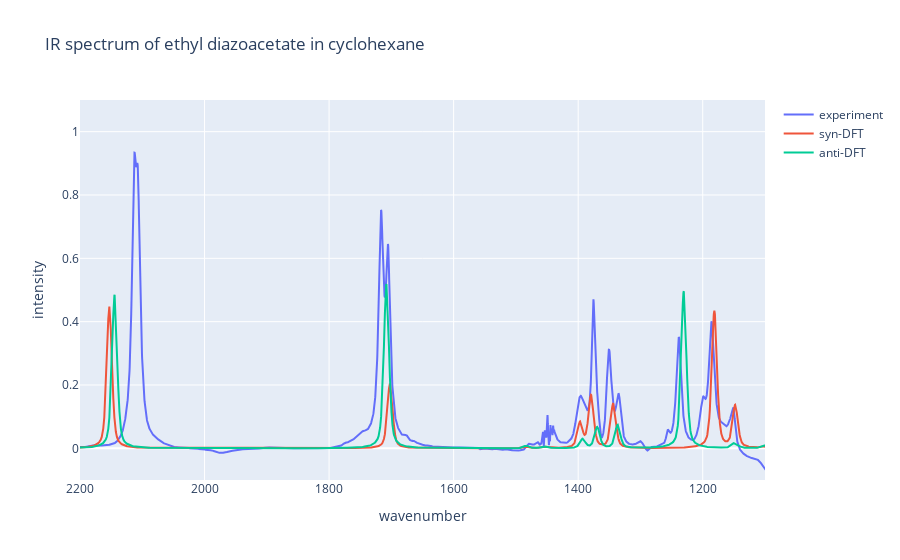

Here is the notebook cell this chart was saved with:
### Code cell
# first lets plot the data using plotly, which is offers fantastic interactivity.
import plotly.graph_objects as go

xscale = 1
yscale = 0.0015


fig = go.Figure()

# Adding the line plot for 'Ethyldiazoacetate'
fig.add_trace(go.Scatter(
    x=data['wavenumber'],
    y=data['intensity'],
    mode='lines',
    name='experiment',
))

# Adding the line plot for 'syn-DFT'
fig.add_trace(go.Scatter(
    x=syn['wavenumber'] * xscale,
    y=syn['intensity'] * yscale,
    mode='lines',
    name='syn-DFT',
))

# Adding the line plot for 'anti-DFT'
fig.add_trace(go.Scatter(
    x=anti['wavenumber'] * xscale,
    y=anti['intensity'] * yscale,
    mode='lines',
    name='anti-DFT',
))

# Updating the layout
fig.update_layout(
    title='IR spectrum of ethyl diazoacetate in cyclohexane',
    xaxis_title='wavenumber',
    yaxis_title='intensity',
    xaxis_range=[2200, 1100],
    yaxis_range=[-0.1, 1.1],
)

fig.show()

### Figure 1 — Plotly figure (JSON) as saved in the notebook; plotly's stock layout.template omitted (floating-point values rounded to 4 significant figures; data arrays with more than 128 entries replaced by an {"elided": "..."} marker saying what was removed)
{"data": [{"mode": "lines", "name": "experiment", "type": "scatter", "x": {"elided": "12001 float values"}, "y": {"elided": "12001 float values"}}, {"mode": "lines", "name": "syn-DFT", "type": "scatter", "x": {"elided": "5501 float values"}, "y": {"elided": "5501 float values"}}, {"mode": "lines", "name": "anti-DFT", "type": "scatter", "x": {"elided": "5501 float values"}, "y": {"elided": "5501 float values"}}], "layout": {"title": {"text": "IR spectrum of ethyl diazoacetate in cyclohexane"}, "xaxis": {"range": [2200, 1100], "title": {"text": "wavenumber"}}, "yaxis": {"range": [-0.1, 1.1], "title": {"text": "intensity"}}}}
